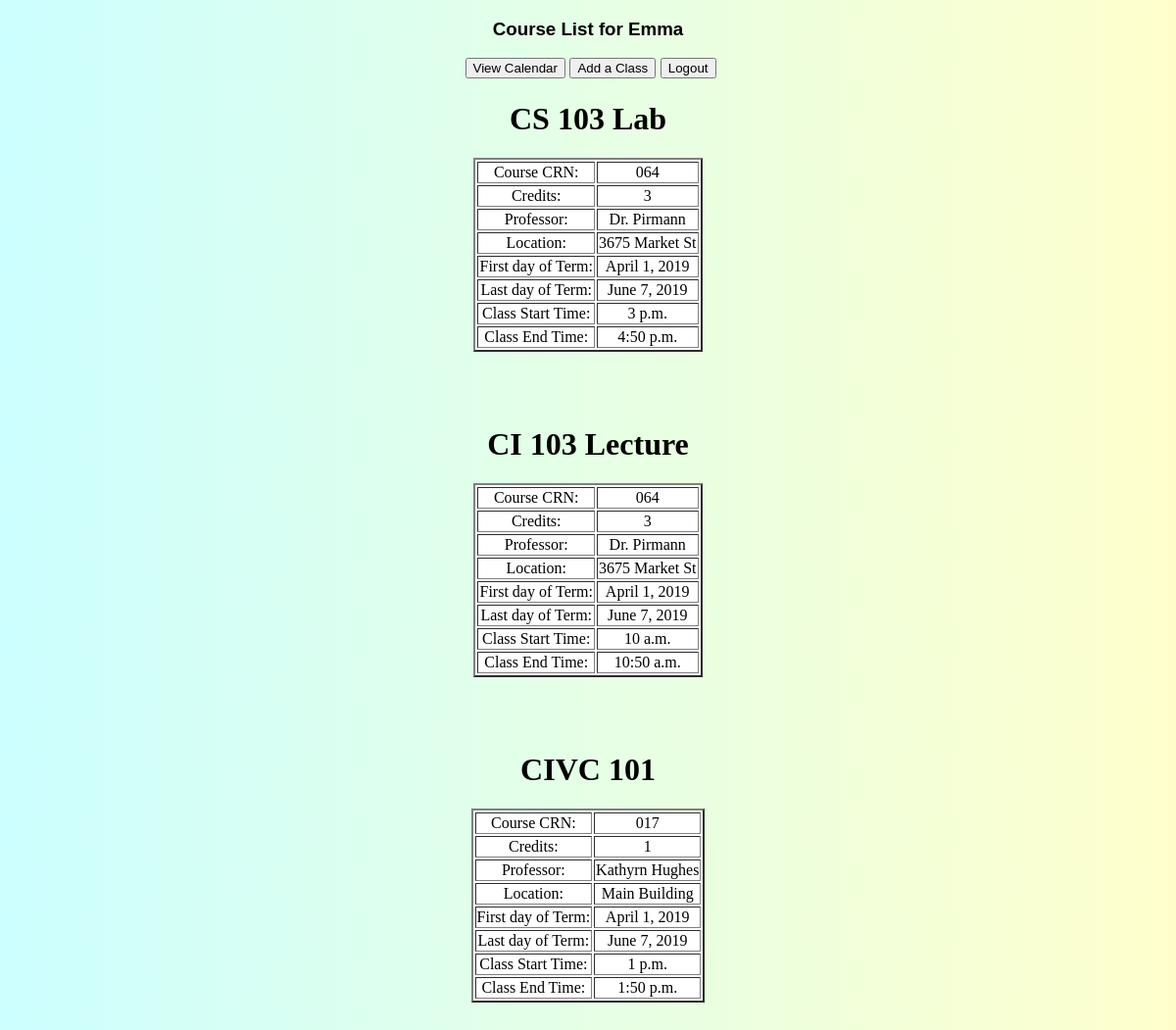
Before: /mycalendar/classlist/ (signed in) with the older database file.
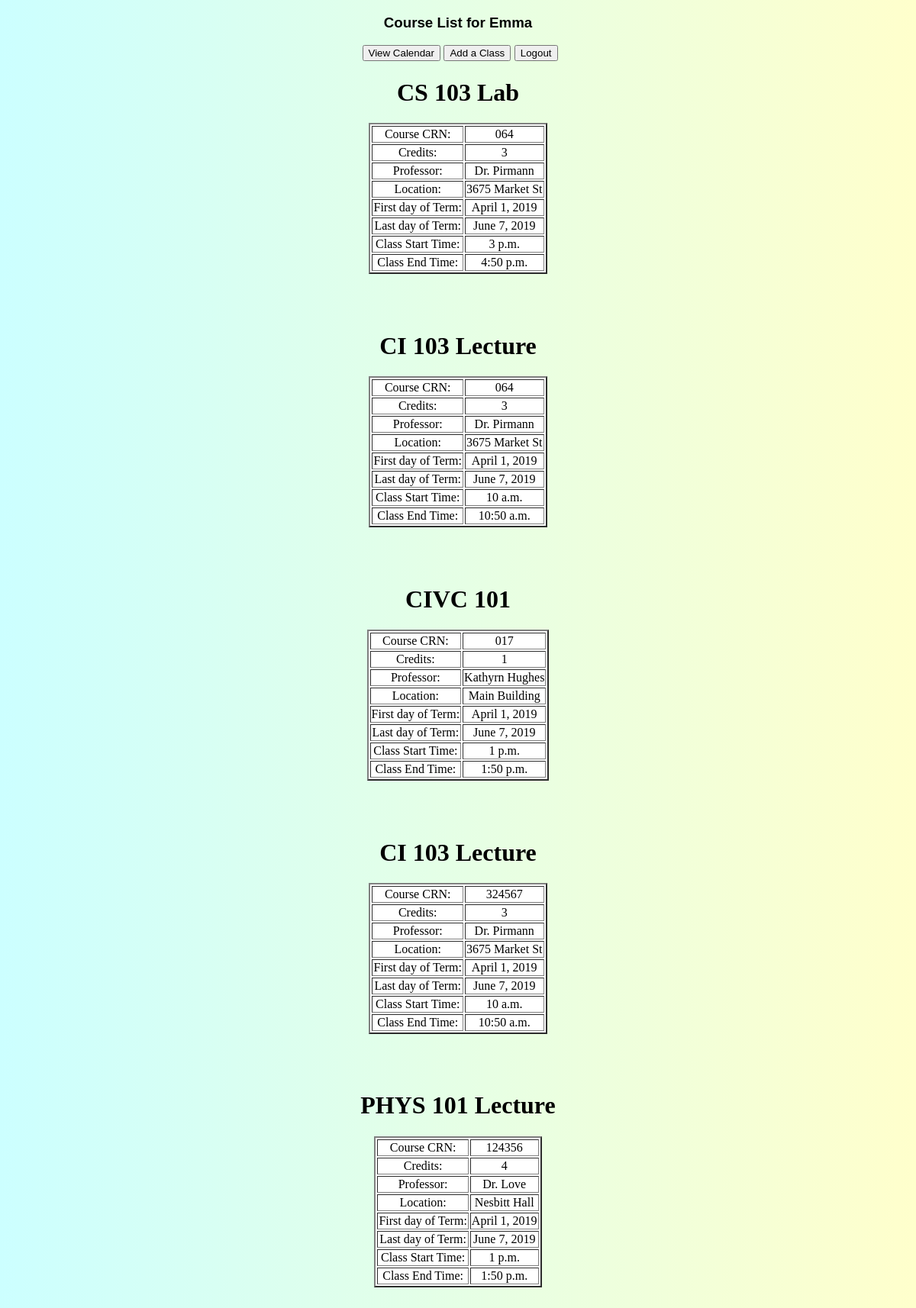
After: the same page with the newer database file.
### mycalendar/models.py (models this page shows, shortened)
class Classes(models.Model):
    CRN = models.CharField(max_length=6)
    name = models.CharField(max_length=30, help_text='Enter course name:')
    credits = models.PositiveIntegerField(help_text='Enter course credits:', default=0)
    professor = models.CharField(max_length=30, help_text='Enter professor name:')
    location = models.CharField(max_length=50, help_text='Enter location:')
    frequency_of_course = models.ManyToManyField(DaysOfTheWeek)
    start_time = models.TimeField()
    end_time = models.TimeField()
    start_date = models.DateField()
    end_date = models.DateField()
    for_user = models.ForeignKey(User, on_delete=models.CASCADE)
    class Meta:
        verbose_name_plural = 'Courses'
        verbose_name = 'Course'

### mycalendar/views.py (the view)
# urls.py: path('classlist/', views.classes_from_db, name='classview'),
def classes_from_db(request):
    class_list = Classes.objects.all()
    return render(request, 'classlist.html', {'classes': class_list})

### templates/classlist.html (shortened to what this page needs)
{% extends 'base.html' %}
{% block content %}
    {% if user.is_authenticated %}
        <h3>
            Course List for {{ user.username }}
        </h3>
        <p align="center">
            <button type="button" onclick="window.location.href='/'">View Calendar</button>
            <button type="button" onclick="window.location.href='/mycalendar/classadd'">Add a Class</button>
            <button type="button" onclick="window.location.href='{% url 'logout' %}'">Logout</button>
        </p>
        {% if classes %}
            {% for class in classes %}
                <h1>{{ class.name }}</h1>
                <table align="center" border="2" bgcolor="#ffffff">
                    <tr border="2">
                        <td>Course CRN:</td>
                        <td>{{ class.CRN }}</td>
                    </tr>
                    <tr border="2">
                        <td>Credits:</td>
                        <td>{{ class.credits }}</td>
                    </tr>
                    <tr border="2">
                        <td>Professor:</td>
                        <td>{{ class.professor }}</td>
                    </tr>
                    <tr border="2">
                        <td>Location:</td>
                        <td>{{ class.location }}</td>
                    </tr>
                    <tr border="2">
                        <td>First day of Term:</td>
                        <td>{{ class.start_date }}</td>
                    </tr>
                    <tr>
                        <td>Last day of Term:</td>
                        <td>{{ class.end_date }}</td>
                    </tr>
                    <tr border="2">
                        <td>Class Start Time:</td>
                        <td>{{ class.start_time }}</td>
                    </tr>
                    <tr>
                        <td>Class End Time:</td>
                        <td>{{ class.end_time }}</td>
                    </tr>
                </table>
                <br><br><br>
            {% endfor %}
        {% endif %}
    {% else %}
        <p>You are not logged in. Please click below to login.</p>
        <button onclick="window.location.href='{% url 'login' %}'">Login</button>
        <button onclick="window.location.href='/accounts/signup'">Sign Up</button>
    {% endif %}
{% endblock %}

### templates/base.html (shortened to what this page needs)
<!DOCTYPE html>
<html>
<head>
</head>
<body>
  <main>
    {% block content %}{% endblock %}
  </main>
</body>
</html>

### templates/classlist.html (style rules this page uses)
p { font-family: Verdana, Geneva, sans-serif; padding-bottom: 1px; padding-left: 5px; text-align: center; }
h3 { font-family: Verdana, Geneva, sans-serif; text-align: center; }
body { background: linear-gradient(to right, #ccffff 0%, #ffffcc 100%); text-align: center; }

Changed rows visible on the page:
added Classes: name "CI 103 Lecture", CRN "324567", credits "3", professor "Dr. Pirmann", location "3675 Market St", start_date "April 1, 2019", end_date "June 7, 2019", start_time "10 a.m.", end_time "10:50 a.m."
added Classes: name "PHYS 101 Lecture", CRN "124356", credits "4", professor "Dr. Love", location "Nesbitt Hall", start_date "April 1, 2019", end_date "June 7, 2019", start_time "1 p.m.", end_time "1:50 p.m."
